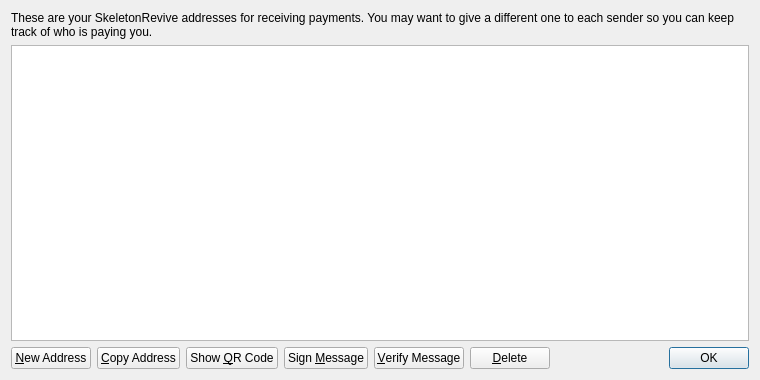
<?xml version="1.0" encoding="UTF-8"?>
<ui version="4.0">
 <class>AddressBookPage</class>
 <widget class="QWidget" name="AddressBookPage">
  <property name="geometry">
   <rect>
    <x>0</x>
    <y>0</y>
    <width>760</width>
    <height>380</height>
   </rect>
  </property>
  <property name="windowTitle">
   <string>Address Book</string>
  </property>
  <layout class="QVBoxLayout" name="verticalLayout">
   <item>
    <widget class="QLabel" name="labelExplanation">
     <property name="text">
      <string>These are your SkeletonRevive addresses for receiving payments. You may want to give a different one to each sender so you can keep track of who is paying you.</string>
     </property>
     <property name="textFormat">
      <enum>Qt::PlainText</enum>
     </property>
     <property name="wordWrap">
      <bool>true</bool>
     </property>
    </widget>
   </item>
   <item>
    <widget class="QTableView" name="tableView">
     <property name="contextMenuPolicy">
      <enum>Qt::CustomContextMenu</enum>
     </property>
     <property name="toolTip">
      <string>Double-click to edit address or label</string>
     </property>
     <property name="tabKeyNavigation">
      <bool>false</bool>
     </property>
     <property name="selectionMode">
      <enum>QAbstractItemView::SingleSelection</enum>
     </property>
     <property name="selectionBehavior">
      <enum>QAbstractItemView::SelectRows</enum>
     </property>
     <property name="sortingEnabled">
      <bool>true</bool>
     </property>
     <attribute name="verticalHeaderVisible">
      <bool>false</bool>
     </attribute>
    </widget>
   </item>
   <item>
    <layout class="QHBoxLayout" name="horizontalLayout">
     <item>
      <widget class="QPushButton" name="newAddressButton">
       <property name="toolTip">
        <string>Create a new address</string>
       </property>
       <property name="text">
        <string>&amp;New Address</string>
       </property>
      </widget>
     </item>
     <item>
      <widget class="QPushButton" name="copyToClipboard">
       <property name="toolTip">
        <string>Copy the currently selected address to the system clipboard</string>
       </property>
       <property name="text">
        <string>&amp;Copy Address</string>
       </property>
      </widget>
     </item>
     <item>
      <widget class="QPushButton" name="showQRCode">
       <property name="text">
        <string>Show &amp;QR Code</string>
       </property>
      </widget>
     </item>
     <item>
      <widget class="QPushButton" name="signMessage">
       <property name="toolTip">
        <string>Sign a message to prove you own a SkeletonRevive address</string>
       </property>
       <property name="text">
        <string>Sign &amp;Message</string>
       </property>
      </widget>
     </item>
     <item>
      <widget class="QPushButton" name="verifyMessage">
       <property name="toolTip">
        <string>Verify a message to ensure it was signed with a specified SkeletonRevive address</string>
       </property>
       <property name="text">
        <string>&amp;Verify Message</string>
       </property>
      </widget>
     </item>
     <item>
      <widget class="QPushButton" name="deleteButton">
       <property name="toolTip">
        <string>Delete the currently selected address from the list</string>
       </property>
       <property name="text">
        <string>&amp;Delete</string>
       </property>
      </widget>
     </item>
     <item>
      <spacer name="horizontalSpacer">
       <property name="orientation">
        <enum>Qt::Horizontal</enum>
       </property>
       <property name="sizeHint" stdset="0">
        <size>
         <width>40</width>
         <height>20</height>
        </size>
       </property>
      </spacer>
     </item>
     <item>
      <widget class="QDialogButtonBox" name="buttonBox">
       <property name="sizePolicy">
        <sizepolicy hsizetype="Maximum" vsizetype="Fixed">
         <horstretch>0</horstretch>
         <verstretch>0</verstretch>
        </sizepolicy>
       </property>
       <property name="standardButtons">
        <set>QDialogButtonBox::Ok</set>
       </property>
      </widget>
     </item>
    </layout>
   </item>
  </layout>
 </widget>
 <resources>
  <include location="../bitcoin.qrc"/>
 </resources>
 <connections/>
</ui>
